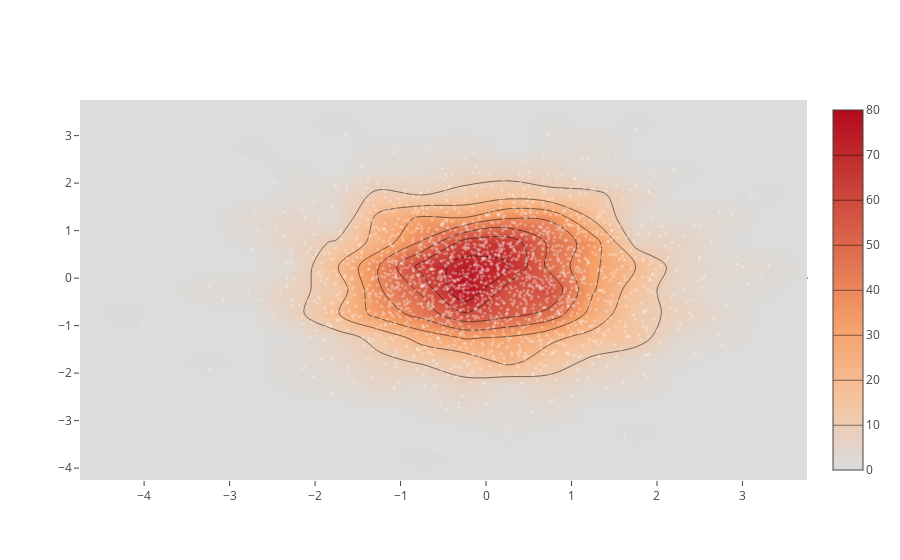

Notebook code cell kept with this figure:
### Code cell
x = np.random.randn(2000)
y = np.random.randn(2000)
iplot([Histogram2dContour(x=x, y=y, contours=Contours(coloring='heatmap')),
       Scatter(x=x, y=y, mode='markers', marker=Marker(color='white', size=3, opacity=0.3))], show_link=False)

### Figure 1 — Plotly figure (JSON) as saved in the notebook; plotly's stock layout.template omitted (floating-point values rounded to 4 significant figures; data arrays with more than 128 entries replaced by an {"elided": "..."} marker saying what was removed)
{"data": [{"contours": {"coloring": "heatmap"}, "type": "histogram2dcontour", "x": {"elided": "2000 float values"}, "y": {"elided": "2000 float values"}}, {"marker": {"color": "white", "opacity": 0.3, "size": 3}, "mode": "markers", "type": "scatter", "x": {"elided": "2000 float values"}, "y": {"elided": "2000 float values"}}], "layout": {}}
